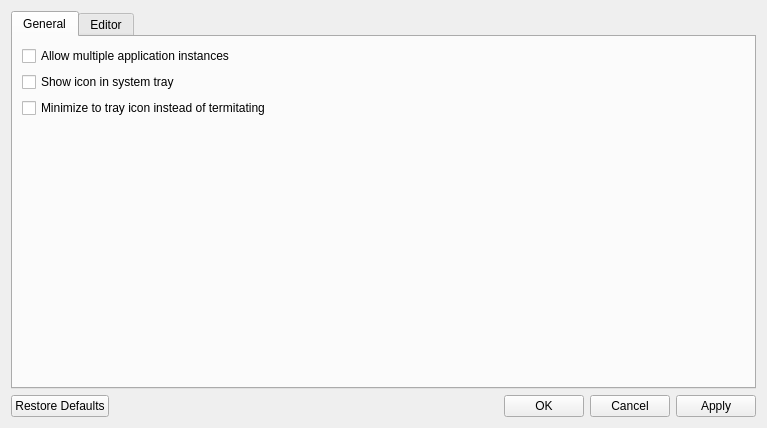
<?xml version="1.0" encoding="UTF-8"?>
<ui version="4.0">
 <class>SettingsDialog</class>
 <widget class="QDialog" name="SettingsDialog">
  <property name="geometry">
   <rect>
    <x>0</x>
    <y>0</y>
    <width>767</width>
    <height>428</height>
   </rect>
  </property>
  <property name="windowTitle">
   <string>Settings</string>
  </property>
  <property name="modal">
   <bool>true</bool>
  </property>
  <layout class="QVBoxLayout" name="verticalLayout">
   <item>
    <widget class="QTabWidget" name="tabWidget">
     <property name="currentIndex">
      <number>0</number>
     </property>
     <widget class="QWidget" name="tabGeneral">
      <attribute name="title">
       <string>General</string>
      </attribute>
      <layout class="QVBoxLayout" name="verticalLayout_2">
       <item>
        <widget class="QCheckBox" name="checkBox">
         <property name="text">
          <string>Allow multiple application instances</string>
         </property>
        </widget>
       </item>
       <item>
        <widget class="QCheckBox" name="checkBox_2">
         <property name="text">
          <string>Show icon in system tray</string>
         </property>
        </widget>
       </item>
       <item>
        <widget class="QCheckBox" name="checkBox_3">
         <property name="text">
          <string>Minimize to tray icon instead of termitating</string>
         </property>
        </widget>
       </item>
       <item>
        <spacer name="verticalSpacer">
         <property name="orientation">
          <enum>Qt::Vertical</enum>
         </property>
         <property name="sizeHint" stdset="0">
          <size>
           <width>20</width>
           <height>233</height>
          </size>
         </property>
        </spacer>
       </item>
      </layout>
     </widget>
     <widget class="QWidget" name="tabEditor">
      <attribute name="title">
       <string>Editor</string>
      </attribute>
      <layout class="QVBoxLayout" name="verticalLayout_4">
       <item>
        <layout class="QHBoxLayout" name="horizontalLayout_6">
         <item>
          <widget class="QLabel" name="label">
           <property name="text">
            <string>Editor Font</string>
           </property>
          </widget>
         </item>
         <item>
          <widget class="QFontComboBox" name="fontComboBox">
           <property name="fontFilters">
            <set>QFontComboBox::MonospacedFonts</set>
           </property>
          </widget>
         </item>
         <item>
          <widget class="QSpinBox" name="spinBox"/>
         </item>
         <item>
          <spacer name="horizontalSpacer_2">
           <property name="orientation">
            <enum>Qt::Horizontal</enum>
           </property>
           <property name="sizeHint" stdset="0">
            <size>
             <width>40</width>
             <height>20</height>
            </size>
           </property>
          </spacer>
         </item>
        </layout>
       </item>
       <item>
        <widget class="QGroupBox" name="groupBox">
         <property name="title">
          <string>Syntax highlighting settings</string>
         </property>
         <layout class="QHBoxLayout" name="horizontalLayout_5">
          <item>
           <widget class="QListWidget" name="listWidget">
            <item>
             <property name="text">
              <string>Address</string>
             </property>
            </item>
            <item>
             <property name="text">
              <string>Hostname</string>
             </property>
            </item>
            <item>
             <property name="text">
              <string>Comment</string>
             </property>
            </item>
           </widget>
          </item>
          <item>
           <layout class="QVBoxLayout" name="verticalLayout_3">
            <item>
             <layout class="QHBoxLayout" name="horizontalLayout_3">
              <item>
               <widget class="QLabel" name="label_2">
                <property name="minimumSize">
                 <size>
                  <width>100</width>
                  <height>0</height>
                 </size>
                </property>
                <property name="text">
                 <string>Foreground</string>
                </property>
               </widget>
              </item>
              <item>
               <widget class="QPushButton" name="pushButton_5">
                <property name="text">
                 <string/>
                </property>
                <property name="flat">
                 <bool>true</bool>
                </property>
               </widget>
              </item>
             </layout>
            </item>
            <item>
             <layout class="QHBoxLayout" name="horizontalLayout_4">
              <item>
               <widget class="QLabel" name="label_3">
                <property name="minimumSize">
                 <size>
                  <width>100</width>
                  <height>0</height>
                 </size>
                </property>
                <property name="text">
                 <string>Background</string>
                </property>
               </widget>
              </item>
              <item>
               <widget class="QPushButton" name="pushButton_6">
                <property name="text">
                 <string/>
                </property>
                <property name="flat">
                 <bool>true</bool>
                </property>
               </widget>
              </item>
             </layout>
            </item>
            <item>
             <layout class="QHBoxLayout" name="horizontalLayout_2">
              <item>
               <widget class="QCheckBox" name="checkBox_4">
                <property name="font">
                 <font>
                  <weight>75</weight>
                  <bold>true</bold>
                 </font>
                </property>
                <property name="text">
                 <string>Bold</string>
                </property>
               </widget>
              </item>
              <item>
               <widget class="QCheckBox" name="checkBox_5">
                <property name="font">
                 <font>
                  <italic>true</italic>
                 </font>
                </property>
                <property name="text">
                 <string>Italic</string>
                </property>
               </widget>
              </item>
             </layout>
            </item>
            <item>
             <spacer name="verticalSpacer_2">
              <property name="orientation">
               <enum>Qt::Vertical</enum>
              </property>
              <property name="sizeHint" stdset="0">
               <size>
                <width>20</width>
                <height>40</height>
               </size>
              </property>
             </spacer>
            </item>
           </layout>
          </item>
         </layout>
        </widget>
       </item>
      </layout>
     </widget>
    </widget>
   </item>
   <item>
    <layout class="QHBoxLayout" name="horizontalLayout">
     <item>
      <widget class="QPushButton" name="pushButton">
       <property name="text">
        <string>Restore Defaults</string>
       </property>
      </widget>
     </item>
     <item>
      <spacer name="horizontalSpacer">
       <property name="orientation">
        <enum>Qt::Horizontal</enum>
       </property>
       <property name="sizeHint" stdset="0">
        <size>
         <width>40</width>
         <height>20</height>
        </size>
       </property>
      </spacer>
     </item>
     <item>
      <widget class="QPushButton" name="pushButton_2">
       <property name="text">
        <string>OK</string>
       </property>
      </widget>
     </item>
     <item>
      <widget class="QPushButton" name="pushButton_3">
       <property name="text">
        <string>Cancel</string>
       </property>
      </widget>
     </item>
     <item>
      <widget class="QPushButton" name="pushButton_4">
       <property name="text">
        <string>Apply</string>
       </property>
      </widget>
     </item>
    </layout>
   </item>
  </layout>
 </widget>
 <resources/>
 <connections/>
</ui>
